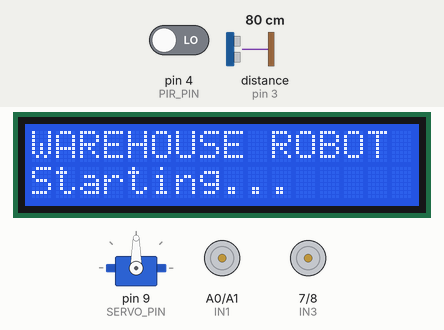
Simulated run of this sketch. Board: Arduino Uno, built with avr-gcc and run on an emulated ATmega328P. On the bench: 16×2 character LCD, servo, motor-driver pin pairs drawn as motors (green arrow = first pin HIGH = forward, orange = second pin HIGH = backward, longer = more drive, scaled by the enable pin). Inputs (shaded band) come from the test bench; at power-on: pin 4 (PIR_PIN) LOW, distance to the obstacle (sensor on pin 3) 80 cm. The echo pulse lasts 58.3 µs per cm; what the sketch prints to the serial monitor is not drawn.

Above: at 0.1 s.
At 1.2 s:
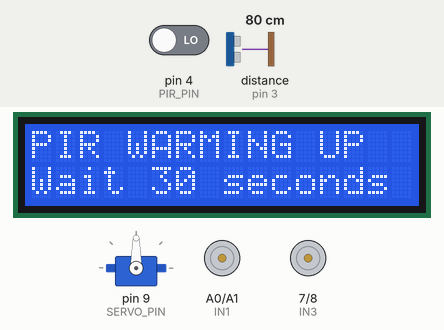
At 31.2 s:
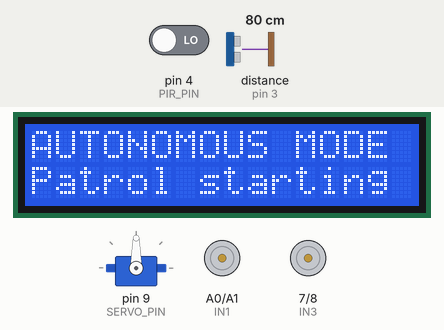
At 32.86 s:
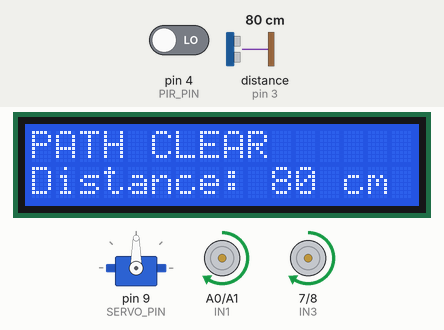
Timing chart, 0 to 130.0 s (numbered marks = the images above):
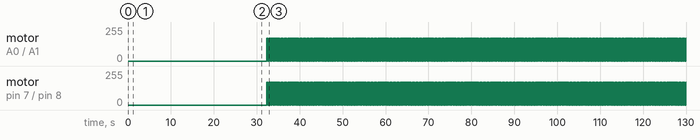

The sketch:

warehouse_security_robot.ino
```cpp
#include <Wire.h>
#include <LiquidCrystal_I2C.h>
#include <Servo.h>

// Warehouse Security Robot - Arduino Uno
// Status: source available; hardware behaviour still requires testing.

LiquidCrystal_I2C lcd(0x27, 16, 2);
Servo scanServo;

const byte SERVO_PIN = 9;
const int SERVO_CENTER = 90;
const int SCAN_ANGLES[] = {30, 60, 90, 120, 150};
const byte NUM_SCAN = sizeof(SCAN_ANGLES) / sizeof(SCAN_ANGLES[0]);

const byte TRIG_PIN = 2;
const byte ECHO_PIN = 3;
const byte PIR_PIN = 4;

const byte IN1 = A0;
const byte IN2 = A1;
const byte IN3 = 7;
const byte IN4 = 8;
const byte ENA = 5;
const byte ENB = 6;

const byte BUZZER_PIN = 11;

const float OBSTACLE_DISTANCE_CM = 20.0;
const int LEFT_SPEED = 170;
const int RIGHT_SPEED = 170;

const unsigned long DRIVE_STEP_MS = 250;
const unsigned long TURN_90_MS = 450;
const unsigned long REVERSE_MS = 350;
const unsigned long SERVO_SETTLE_MS = 300;
const unsigned long COOLDOWN_MS = 2000;
const unsigned long BEEP_INTERVAL_MS = 350;
const unsigned long ECHO_TIMEOUT_US = 25000UL;

const byte NUM_DISTANCE_READS = 3;
const byte MAX_CONSECUTIVE_BAD_READS = 2;

unsigned long lastMotionTime = 0;
unsigned long lastBeepTime = 0;
bool previousMotion = false;
int currentServoAngle = -1;
byte consecutiveBadReadings = 0;

void printPadded(const char *message) {
  byte i = 0;
  while (message[i] != '\0' && i < 16) {
    lcd.print(message[i++]);
  }
  while (i < 16) {
    lcd.print(' ');
    i++;
  }
}

void showMessage(const char *line1, const char *line2) {
  lcd.setCursor(0, 0);
  printPadded(line1);
  lcd.setCursor(0, 1);
  printPadded(line2);
}

void stopMotors() {
  analogWrite(ENA, 0);
  analogWrite(ENB, 0);
  digitalWrite(IN1, LOW);
  digitalWrite(IN2, LOW);
  digitalWrite(IN3, LOW);
  digitalWrite(IN4, LOW);
}

void setMotorDirections(bool leftForward, bool rightForward) {
  digitalWrite(IN1, leftForward ? HIGH : LOW);
  digitalWrite(IN2, leftForward ? LOW : HIGH);
  digitalWrite(IN3, rightForward ? HIGH : LOW);
  digitalWrite(IN4, rightForward ? LOW : HIGH);
}

bool safeWait(unsigned long durationMs) {
  const unsigned long started = millis();
  while (millis() - started < durationMs) {
    if (digitalRead(PIR_PIN) == HIGH) {
      return false;
    }
    delay(5);
  }
  return true;
}

bool runMotors(bool leftForward, bool rightForward, unsigned long durationMs) {
  setMotorDirections(leftForward, rightForward);
  analogWrite(ENA, LEFT_SPEED);
  analogWrite(ENB, RIGHT_SPEED);

  const bool completed = safeWait(durationMs);
  stopMotors();
  return completed;
}

bool motionDetected() {
  return digitalRead(PIR_PIN) == HIGH;
}

void handleMotionAlert() {
  stopMotors();
  lastMotionTime = millis();
  previousMotion = true;
  showMessage("SECURITY ALERT", "MOTION DETECTED");

  if (millis() - lastBeepTime >= BEEP_INTERVAL_MS) {
    tone(BUZZER_PIN, 2000, 220);
    lastBeepTime = millis();
  }
}

bool pointSensor(int angle) {
  if (angle == currentServoAngle) {
    return true;
  }

  scanServo.write(angle);
  currentServoAngle = angle;
  return safeWait(SERVO_SETTLE_MS);
}

float readOneDistanceCm() {
  digitalWrite(TRIG_PIN, LOW);
  delayMicroseconds(3);
  digitalWrite(TRIG_PIN, HIGH);
  delayMicroseconds(10);
  digitalWrite(TRIG_PIN, LOW);

  const unsigned long duration = pulseIn(ECHO_PIN, HIGH, ECHO_TIMEOUT_US);
  if (duration == 0) {
    return -1.0;
  }

  const float distance = (duration * 0.0343f) / 2.0f;
  if (distance < 2.0 || distance > 400.0) {
    return -1.0;
  }
  return distance;
}

float readDistanceCm() {
  float values[NUM_DISTANCE_READS];
  byte count = 0;

  for (byte i = 0; i < NUM_DISTANCE_READS; i++) {
    const float distance = readOneDistanceCm();
    if (distance >= 2.0 && distance <= 400.0) {
      values[count++] = distance;
    }
    delay(35);
  }

  if (count == 0) {
    return -1.0;
  }

  for (byte i = 0; i < count - 1; i++) {
    for (byte j = i + 1; j < count; j++) {
      if (values[j] < values[i]) {
        const float temporary = values[i];
        values[i] = values[j];
        values[j] = temporary;
      }
    }
  }

  return values[count / 2];
}

bool scanForOpenWay(int &bestAngle, float &bestDistance) {
  bestAngle = SERVO_CENTER;
  bestDistance = -1.0;

  for (byte i = 0; i < NUM_SCAN; i++) {
    if (!pointSensor(SCAN_ANGLES[i])) {
      return false;
    }

    const float distance = readDistanceCm();

    Serial.print(F("Scan "));
    Serial.print(SCAN_ANGLES[i]);
    Serial.print(F(" deg: "));
    if (distance < 0) {
      Serial.println(F("NO ECHO"));
    } else {
      Serial.print(distance);
      Serial.println(F(" cm"));
    }

    if (distance >= 0 && distance > bestDistance) {
      bestDistance = distance;
      bestAngle = SCAN_ANGLES[i];
    }
  }

  return true;
}

bool turnTowards(int angle) {
  const int offset = angle - SERVO_CENTER;
  const unsigned long turnMs =
      (TURN_90_MS * (unsigned long)abs(offset)) / 90UL;

  if (turnMs == 0) {
    return true;
  }

  if (offset < 0) {
    return runMotors(true, false, turnMs);
  }
  return runMotors(false, true, turnMs);
}

void escapeFromTrap() {
  showMessage("NO CLEAR PATH", "Reversing...");
  if (!runMotors(false, false, REVERSE_MS)) {
    return;
  }
  runMotors(true, false, TURN_90_MS * 2UL);
}

void setup() {
  pinMode(TRIG_PIN, OUTPUT);
  pinMode(ECHO_PIN, INPUT);
  pinMode(PIR_PIN, INPUT);

  pinMode(IN1, OUTPUT);
  pinMode(IN2, OUTPUT);
  pinMode(IN3, OUTPUT);
  pinMode(IN4, OUTPUT);
  pinMode(ENA, OUTPUT);
  pinMode(ENB, OUTPUT);
  pinMode(BUZZER_PIN, OUTPUT);

  digitalWrite(TRIG_PIN, LOW);
  Serial.begin(9600);

  lcd.init();
  lcd.backlight();
  stopMotors();
  noTone(BUZZER_PIN);

  scanServo.attach(SERVO_PIN);
  scanServo.write(SERVO_CENTER);
  currentServoAngle = SERVO_CENTER;

  showMessage("WAREHOUSE ROBOT", "Starting...");
  delay(1000);

  showMessage("PIR WARMING UP", "Wait 30 seconds");
  const unsigned long warmupStart = millis();
  while (millis() - warmupStart < 30000UL) {
    stopMotors();
    delay(50);
  }

  showMessage("AUTONOMOUS MODE", "Patrol starting");
  delay(1000);
}

void loop() {
  if (motionDetected()) {
    handleMotionAlert();
    return;
  }
  noTone(BUZZER_PIN);

  if (previousMotion) {
    if (millis() - lastMotionTime < COOLDOWN_MS) {
      stopMotors();
      showMessage("MOTION CLEARED", "Waiting...");
      return;
    }
    previousMotion = false;
  }

  if (!pointSensor(SERVO_CENTER)) {
    return;
  }

  const float ahead = readDistanceCm();

  if (ahead < 0) {
    consecutiveBadReadings++;
    stopMotors();
    Serial.println(F("HC-SR04: NO VALID ECHO"));

    if (consecutiveBadReadings >= MAX_CONSECUTIVE_BAD_READS) {
      showMessage("SENSOR NO ECHO", "Check HC-SR04");
    } else {
      showMessage("CHECKING SENSOR", "No echo; stopped");
    }
    delay(150);
    return;
  }

  consecutiveBadReadings = 0;
  Serial.print(F("Front distance: "));
  Serial.print(ahead);
  Serial.println(F(" cm"));

  if (ahead > OBSTACLE_DISTANCE_CM) {
    char line2[17];
    snprintf(line2, sizeof(line2), "Distance: %d cm", (int)(ahead + 0.5));
    showMessage("PATH CLEAR", line2);
    runMotors(true, true, DRIVE_STEP_MS);
    return;
  }

  stopMotors();
  showMessage("OBSTACLE AHEAD", "Scanning sides...");

  int bestAngle;
  float bestDistance;
  if (!scanForOpenWay(bestAngle, bestDistance)) {
    return;
  }

  if (bestDistance < 0) {
    showMessage("SCAN FAILED", "Check sensor");
    stopMotors();
    delay(250);
    return;
  }

  if (bestDistance <= OBSTACLE_DISTANCE_CM) {
    escapeFromTrap();
    return;
  }

  showMessage("CLEAR PATH FOUND", "Turning...");
  turnTowards(bestAngle);
}
```

Measured:
- by itself, motor on A0 (IN1) / A1 (IN2), motor on pin 7 (IN3) / pin 8 (IN4): alternates forward 170/255 for 0.25 s and stopped for 0.15 s
- what the display in image 1 shows lasts 30.1 s, from 1.1 s to 31.2 s
- what the display in image 2 shows lasts 1.1 s, from 31.2 s to 32.3 s
